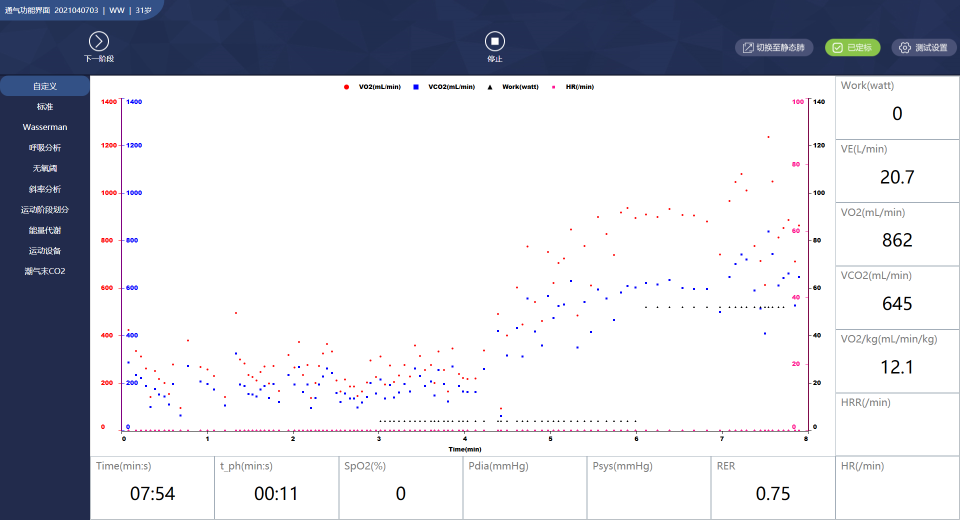
#> input picture newpic/capture/1.png, 1920 x 1040 px (shown at 1/2 size)
$ python -i Cosmed2.py   (imports and definitions only)
#> lines starting #> are read from the running program, lines starting #| are printed output that depends on the picture; after the words box and inside, x2 and y2 are one past the last pixel; in counts of white or black regions, pixels touching at a corner belong together
#> further down, picture is the input picture: PIL image 1920x1040 RGBA; mean R, G, B, A 203.8, 206, 214.4, 255
#> in recognize, `img = img.convert('L')`:
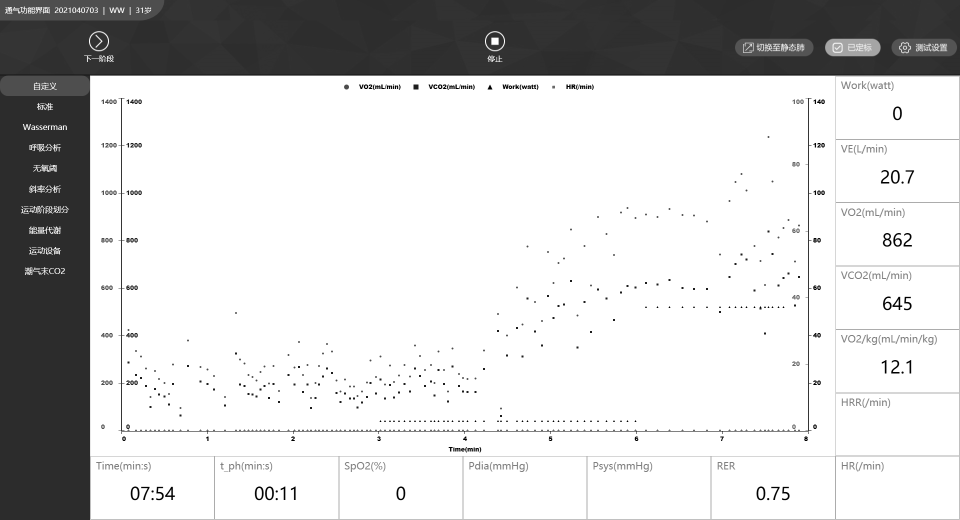
#> img: PIL image 1920x1040 L (shown at 1/2 size); min 0, max 255, mean 206.3
import os
import sys
import time
import numpy as np
from PIL import Image
#import serial
import json
from config import threshold
from config import threshold1
from config import location_VO2 as loc_VO2
from config import location_VCO2 as loc_VCO2
from config import location_HR as loc_HR

#serialPort="COM6"   #串口
baudRate=115200       #波特率
#ser=serial.Serial(serialPort,baudRate,timeout=0.5)

# [12 lines left out: functions get_screenshot, get_screenshot_VCO2, not called in this run]

def binarize(img, threshold=threshold):
    """二值化"""
#> called with threshold = 150
    img = img.convert('L')
    table = []
    for i in range(256):
        if i < threshold:
            table.append(0)
        else:
            table.append(1)
    bin_img = img.point(table, '1')
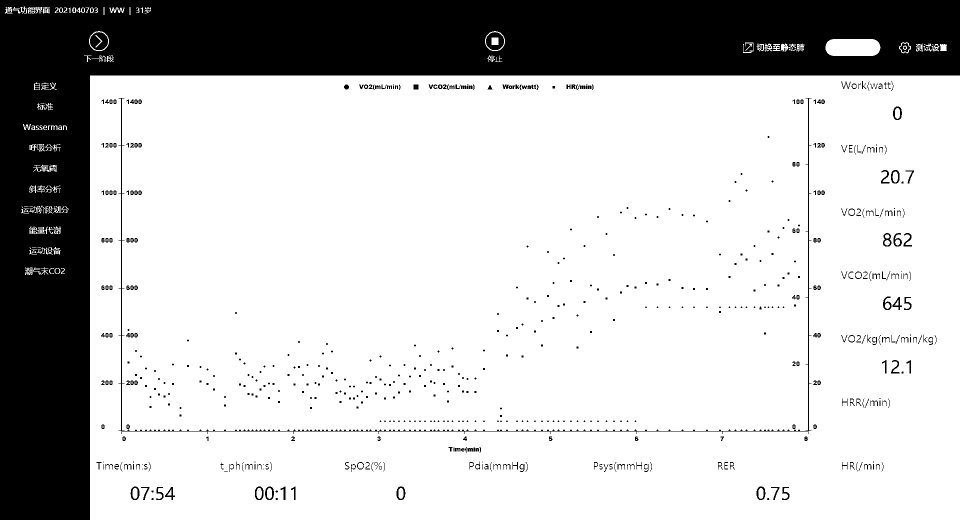
#> bin_img: PIL image 1920x1040 1 (shown at 1/2 size); 76.8% white; 702 black regions (418 under 20 px), largest, box (x1, y1, x2, y2) and area: (0, 0, 1920, 1040) 436319, (237, 196, 1623, 868) 5353, (180, 64, 216, 100) 941
    return bin_img


# [11 lines left out: function binarize1, not called in this run]

def vertical_cut(img):
    """纵向切割"""
    _, height = img.size
#> height = 1040
    px = list(np.sum(np.array(img) == 0, axis=0))
#> px = 1920 values, max 1040 at index 0, min 117 at index 1665, mean 240.9
    # 列表保存像素累加值大于0的列
    x0 = []
    for x in range(len(px)):
        if px[x] > 1:

            x0.append(x)
#> after the loop, x0 = 1920 values from 0 to 1919
    # 找出边界
    cut_list = [x0[0]]
#> cut_list = [0]
    for i in range(1, len(x0)):
        if abs(x0[i] - x0[i - 1]) > 1:
            cut_list.extend([x0[i - 1]+1, x0[i]-1])
    cut_list.append(x0[-1]+1)

    cut_imgs = []
    # 切割顺利的话应该是整对
    if len(cut_list) % 2 == 0:
        for i in range(len(cut_list) // 2):
            cut_img = img.crop([cut_list[i * 2], 0, cut_list[i * 2 + 1], height])
            cut_imgs.append(cut_img)
#> this loop made 1 pass
#> after the loop, cut_imgs = 1 item
        return cut_imgs
    else:
        print('Vertical cut failed.')
        return

def hashing(img):
    """计算哈希值"""
    img = img.resize((20, 30), Image.LANCZOS).convert("L")
    px = np.array(img).flatten()
    hash_val = (px > px.mean()).astype(int)
    hash_val = ''.join(str(e) for e in hash_val)
    return hash_val


def hamming(hash1, hash2):
    """计算汉明距离"""
    if len(hash1) != len(hash2):
        print('hash1: ', hash1)
        print('hash2: ', hash2)
        raise ValueError("Undefined for sequences of unequal length")

    return sum(i != j for i, j in zip(hash1, hash2))

def recognize(img):
    """输入：经过裁剪的只含有算式的区域图像"""
    img = img.convert('L')
    img = binarize(img)

    chars = vertical_cut(img)
#> chars = 1 item

    with open('hash.json', 'r') as fp:
#> (reads hash.json from the repository)
        hash_vals = json.load(fp)

    # 相近度列表
    nearness = {}
    expr = ''
    for char in chars:
        hash_val = hashing(char)
        #print (hash_val)
        for h in hash_vals:
            nearness[h] = hamming(hash_val, hash_vals[h])
        expr += sorted(nearness.items(), key=lambda d: d[1])[0][0]
#> this loop made 1 pass
#> (printed output is left out)
#> pass 1, in hashing, `img = img.resize((20, 30), Image.LANCZOS).convert("L")`:
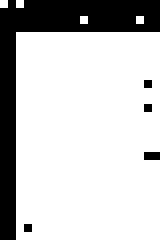
#> img: PIL image 20x30 L (shown 8 times larger); 77.8% white; 5 black regions (4 under 20 px), largest, box (x1, y1, x2, y2) and area: (0, 0, 20, 30) 128
#> after the loop, expr = ''; nearness = 0 items

    return expr

# [21 lines left out: function recognize1, not called in this run]

# [30 lines not run here, left out]

#ser.close()

>>> from PIL import Image
>>> picture = Image.open('newpic/capture/1.png')
#> (the run stopped early here; a loop or call above may not have finished)
